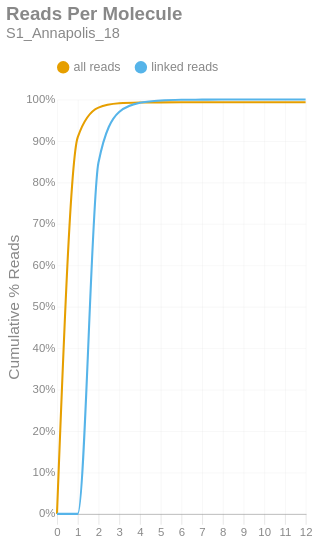

Source (notebook cell):
### Markdown cell above
### Reads per Molecule
This chart shows the cumulative distribution of the number of reads per linked molecule. That is, how many alignments are associated with a unique molecule. This excludes the number of reads associated with invalid or absent linked-read barcodes. The `linked` histogram is the percentages recalculated when disregarding singletons.

### Code cell
if SKIPLR:
    print_html(f"Skipped")
else:
    counts = np.bincount(valids['reads'].cast(pl.Int64).to_numpy())
    weighted = counts * np.arange(len(counts))
    all_perc = weighted / n_reads
    linked_perc = weighted / n_linked_reads
    linked_perc[1] = 0
    binned_df = pl.DataFrame({
        'readsper': list(range(len(counts))),
        'all reads (cumsum)': np.cumsum(all_perc).tolist(),
        'linked reads (cumsum)': np.cumsum(linked_perc).tolist(),
    })

    with SafeRender(binned_df):
        (
            density_plot(binned_df, 'Reads Per Molecule', samplename, 'readspmol')
            .encode(
                x=alt.X('readsper:O', title=None).axis(labelAngle=0).scale(padding=0),
                y=alt.Y('value:Q', title='Cumulative % Reads').axis(format='%').stack(False),
                color=alt.Color("key:N").scale(domain=["all reads", "linked reads"]),
                tooltip=[
                    alt.Tooltip("key:N", title="Data Type"),
                    alt.Tooltip("readsper:O", title="Reads Per Molecule"),
                    alt.Tooltip("value:Q", format=".2%", title="% Reads (Cum.)")
                ]            
            )
        ).display()

### Figure 1 — Vega-Lite specification as saved in the notebook (floating-point values rounded to 4 significant figures)
{"width": "container", "height": 400, "config": {"title": {"anchor": "start", "dy": -15, "fontSize": 18, "color": "#888888", "subtitleColor": "#888888", "subtitleFontSize": 14}, "arc": {"fill": "#0072B2"}, "axis": {"domainColor": "#888888", "domainWidth": 0.5, "gridWidth": 0.2, "grid": false, "titleFontWeight": 400, "titleFontSize": 15, "labelFontSize": 11, "labelColor": "#888888", "tickColor": "#888888", "tickWidth": 0.2, "titleColor": "#888888"}, "axisBand": {"grid": false}, "axisX": {"grid": true, "tickSize": 10, "domainCap": "round"}, "axisY": {"domain": false, "grid": true, "tickSize": 0, "domainCap": "round"}, "background": "transparent", "header": {"labelFontSize": 15, "labelColor": "#888888", "titleFontSize": 15, "titleFontWeight": 600, "titleColor": "#888888"}, "legend": {"labelFont": "sans-serif", "labelFontSize": 12, "labelColor": "#888888", "symbolSize": 100, "symbolType": "circle", "titleFontSize": 12, "titlePadding": 10, "titleColor": "#888888", "title": null, "orient": "top"}, "range": {"category": ["#E69F00", "#56B4E9", "#009E73", "#F0E442", "#0072B2", "#D55E00", "#CC79A7", "#000000"], "diverging": ["#cfe8f3", "#a2d4ec", "#73bfe2", "#46abdb", "#1696d2", "#12719e"]}, "area": {"fill": "#0072B2", "fillOpacity": 0.7, "line": true, "strokeOpacity": 0.7}, "line": {"color": "#0072B2", "stroke": "#0072B2", "strokeWidth": 2}, "trail": {"color": "#0072B2", "stroke": "#0072B2", "strokeWidth": 0, "size": 1}, "point": {"filled": true, "fillOpacity": 1.0, "size": 95}, "text": {"color": "#888888", "fontSize": 11, "align": "right", "fontWeight": 400, "size": 11}, "bar": {"fill": "#0072B2", "stroke": null}, "view": {"stroke": null, "continuousWidth": 660, "continuousHeight": 400}}, "data": {"name": "data-909d1cd8d0e3e1a8f32ad79f23c65f8a"}, "mark": {"type": "line", "interpolate": "monotone", "point": {"opacity": 0, "size": 275}}, "encoding": {"color": {"field": "key", "scale": {"domain": ["all reads", "linked reads"]}, "type": "nominal"}, "tooltip": [{"field": "key", "title": "Data Type", "type": "nominal"}, {"field": "readsper", "title": "Reads Per Molecule", "type": "ordinal"}, {"field": "value", "format": ".2%", "title": "% Reads (Cum.)", "type": "quantitative"}], "x": {"axis": {"labelAngle": 0}, "field": "readsper", "scale": {"padding": 0}, "title": null, "type": "ordinal"}, "y": {"axis": {"format": "%"}, "field": "value", "stack": false, "title": "Cumulative % Reads", "type": "quantitative"}}, "params": [{"name": "param_c36ac31b6afebe62", "select": {"type": "point", "fields": ["key"]}, "bind": "legend"}], "title": {"text": "Reads Per Molecule", "subtitle": "S1_Annapolis_18"}, "transform": [{"fold": ["all reads (cumsum)", "linked reads (cumsum)"]}, {"calculate": "replace(datum.key, ' (cumsum)', '')", "as": "key"}, {"filter": {"param": "param_c36ac31b6afebe62"}}], "usermeta": {"embedOptions": {"downloadFileName": "S1_Annapolis_18.readspmol"}}, "$schema": "https://vega.github.io/schema/vega-lite/v6.1.0.json", "datasets": {"data-909d1cd8d0e3e1a8f32ad79f23c65f8a": [{"readsper": 0, "all reads (cumsum)": 0.0, "linked reads (cumsum)": 0.0}, {"readsper": 1, "all reads (cumsum)": 0.9084, "linked reads (cumsum)": 0.0}, {"readsper": 2, "all reads (cumsum)": 0.9803, "linked reads (cumsum)": 0.8471}, {"readsper": 3, "all reads (cumsum)": 0.9907, "linked reads (cumsum)": 0.9697}, {"readsper": 4, "all reads (cumsum)": 0.9926, "linked reads (cumsum)": 0.9918}, {"readsper": 5, "all reads (cumsum)": 0.993, "linked reads (cumsum)": 0.9973}, {"readsper": 6, "all reads (cumsum)": 0.9932, "linked reads (cumsum)": 0.9992}, {"readsper": 7, "all reads (cumsum)": 0.9932, "linked reads (cumsum)": 0.9996}, {"readsper": 8, "all reads (cumsum)": 0.9932, "linked reads (cumsum)": 0.9999}, {"readsper": 9, "all reads (cumsum)": 0.9932, "linked reads (cumsum)": 0.9999}, {"readsper": 10, "all reads (cumsum)": 0.9932, "linked reads (cumsum)": 0.9999}, {"readsper": 11, "all reads (cumsum)": 0.9932, "linked reads (cumsum)": 0.9999}, {"readsper": 12, "all reads (cumsum)": 0.9932, "linked reads (cumsum)": 1.0}]}}
